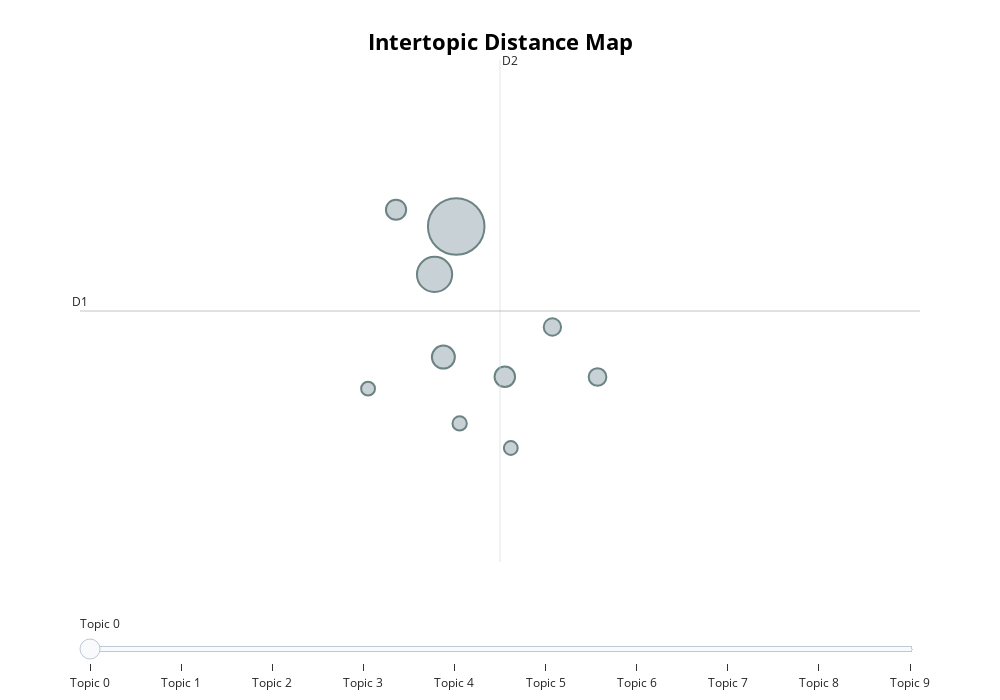

This figure's notebook cell:
### Code cell
warnings.filterwarnings("ignore")

topic_model.visualize_topics(width=1000,height=700)

### Figure 1 — Plotly figure (JSON) as saved in the notebook; plotly's stock layout.template omitted (floating-point values rounded to 4 significant figures)
{"data": [{"customdata": [[0, "recursos | sector | ciento | inversion | desarrollo", 266], [1, "chile | chilenos | cooperacion | economica | comunidad", 103], [2, "violencia | verdad | reconciliacion | solo | justicia", 44], [3, "democracia | partidos | gobierno | derechos | pueblo", 35], [4, "educacion | superior | sistema | calidad | establecimientos", 34], [5, "laboral | trabajo | trabajadores | legislacion | relaciones", 26], [6, "armadas | fuerzas | gobierno | defensa | integracion", 25], [7, "pais | deber | gobierno | senores | parlamentarios", 17], [8, "participacion | comunidad | necesario | cultura | incentivar", 16], [9, "delitos | ley | politicos | presos | derecho", 16]], "hovertemplate": "<b>Topic %{customdata[0]}</b><br>Words: %{customdata[1]}<br>Size: %{customdata[2]}", "legendgroup": "", "marker": {"color": "#B0BEC5", "line": {"color": "DarkSlateGrey", "width": 2}, "size": [266, 103, 44, 35, 34, 26, 25, 17, 16, 16], "sizemode": "area", "sizeref": 0.1663, "symbol": "circle"}, "mode": "markers", "name": "", "orientation": "v", "showlegend": false, "type": "scatter", "x": [16.25, 16.08, 16.15, 16.65, 15.77, 17.4, 17.03, 16.28, 16.7, 15.54], "xaxis": "x", "y": [13.73, 13.06, 11.9, 11.62, 13.96, 11.62, 12.32, 10.97, 10.63, 11.46], "yaxis": "y"}], "layout": {"annotations": [{"showarrow": false, "text": "D1", "x": 13.21, "y": 12.54, "yshift": 10}, {"showarrow": false, "text": "D2", "x": 16.61, "xshift": 10, "y": 16.05}], "height": 700, "hoverlabel": {"bgcolor": "white", "font": {"family": "Rockwell", "size": 16}}, "legend": {"itemsizing": "constant", "tracegroupgap": 0}, "margin": {"t": 60}, "shapes": [{"line": {"color": "#CFD8DC", "width": 2}, "type": "line", "x0": 16.61, "x1": 16.61, "y0": 9.034, "y1": 16.05}, {"line": {"color": "#9E9E9E", "width": 2}, "type": "line", "x0": 13.21, "x1": 20.01, "y0": 12.54, "y1": 12.54}], "sliders": [{"active": 0, "pad": {"t": 50}, "steps": [{"args": [{"marker.color": [["red", "#B0BEC5", "#B0BEC5", "#B0BEC5", "#B0BEC5", "#B0BEC5", "#B0BEC5", "#B0BEC5", "#B0BEC5", "#B0BEC5"]]}], "label": "Topic 0", "method": "update"}, {"args": [{"marker.color": [["#B0BEC5", "red", "#B0BEC5", "#B0BEC5", "#B0BEC5", "#B0BEC5", "#B0BEC5", "#B0BEC5", "#B0BEC5", "#B0BEC5"]]}], "label": "Topic 1", "method": "update"}, {"args": [{"marker.color": [["#B0BEC5", "#B0BEC5", "red", "#B0BEC5", "#B0BEC5", "#B0BEC5", "#B0BEC5", "#B0BEC5", "#B0BEC5", "#B0BEC5"]]}], "label": "Topic 2", "method": "update"}, {"args": [{"marker.color": [["#B0BEC5", "#B0BEC5", "#B0BEC5", "red", "#B0BEC5", "#B0BEC5", "#B0BEC5", "#B0BEC5", "#B0BEC5", "#B0BEC5"]]}], "label": "Topic 3", "method": "update"}, {"args": [{"marker.color": [["#B0BEC5", "#B0BEC5", "#B0BEC5", "#B0BEC5", "red", "#B0BEC5", "#B0BEC5", "#B0BEC5", "#B0BEC5", "#B0BEC5"]]}], "label": "Topic 4", "method": "update"}, {"args": [{"marker.color": [["#B0BEC5", "#B0BEC5", "#B0BEC5", "#B0BEC5", "#B0BEC5", "red", "#B0BEC5", "#B0BEC5", "#B0BEC5", "#B0BEC5"]]}], "label": "Topic 5", "method": "update"}, {"args": [{"marker.color": [["#B0BEC5", "#B0BEC5", "#B0BEC5", "#B0BEC5", "#B0BEC5", "#B0BEC5", "red", "#B0BEC5", "#B0BEC5", "#B0BEC5"]]}], "label": "Topic 6", "method": "update"}, {"args": [{"marker.color": [["#B0BEC5", "#B0BEC5", "#B0BEC5", "#B0BEC5", "#B0BEC5", "#B0BEC5", "#B0BEC5", "red", "#B0BEC5", "#B0BEC5"]]}], "label": "Topic 7", "method": "update"}, {"args": [{"marker.color": [["#B0BEC5", "#B0BEC5", "#B0BEC5", "#B0BEC5", "#B0BEC5", "#B0BEC5", "#B0BEC5", "#B0BEC5", "red", "#B0BEC5"]]}], "label": "Topic 8", "method": "update"}, {"args": [{"marker.color": [["#B0BEC5", "#B0BEC5", "#B0BEC5", "#B0BEC5", "#B0BEC5", "#B0BEC5", "#B0BEC5", "#B0BEC5", "#B0BEC5", "red"]]}], "label": "Topic 9", "method": "update"}]}], "title": {"font": {"color": "Black", "size": 22}, "text": "<b>Intertopic Distance Map", "x": 0.5, "xanchor": "center", "y": 0.95, "yanchor": "top"}, "width": 1000, "xaxis": {"anchor": "y", "domain": [0, 1], "range": [13.21, 20.01], "title": {"text": ""}, "visible": false}, "yaxis": {"anchor": "x", "domain": [0, 1], "range": [9.034, 16.05], "title": {"text": ""}, "visible": false}}}
